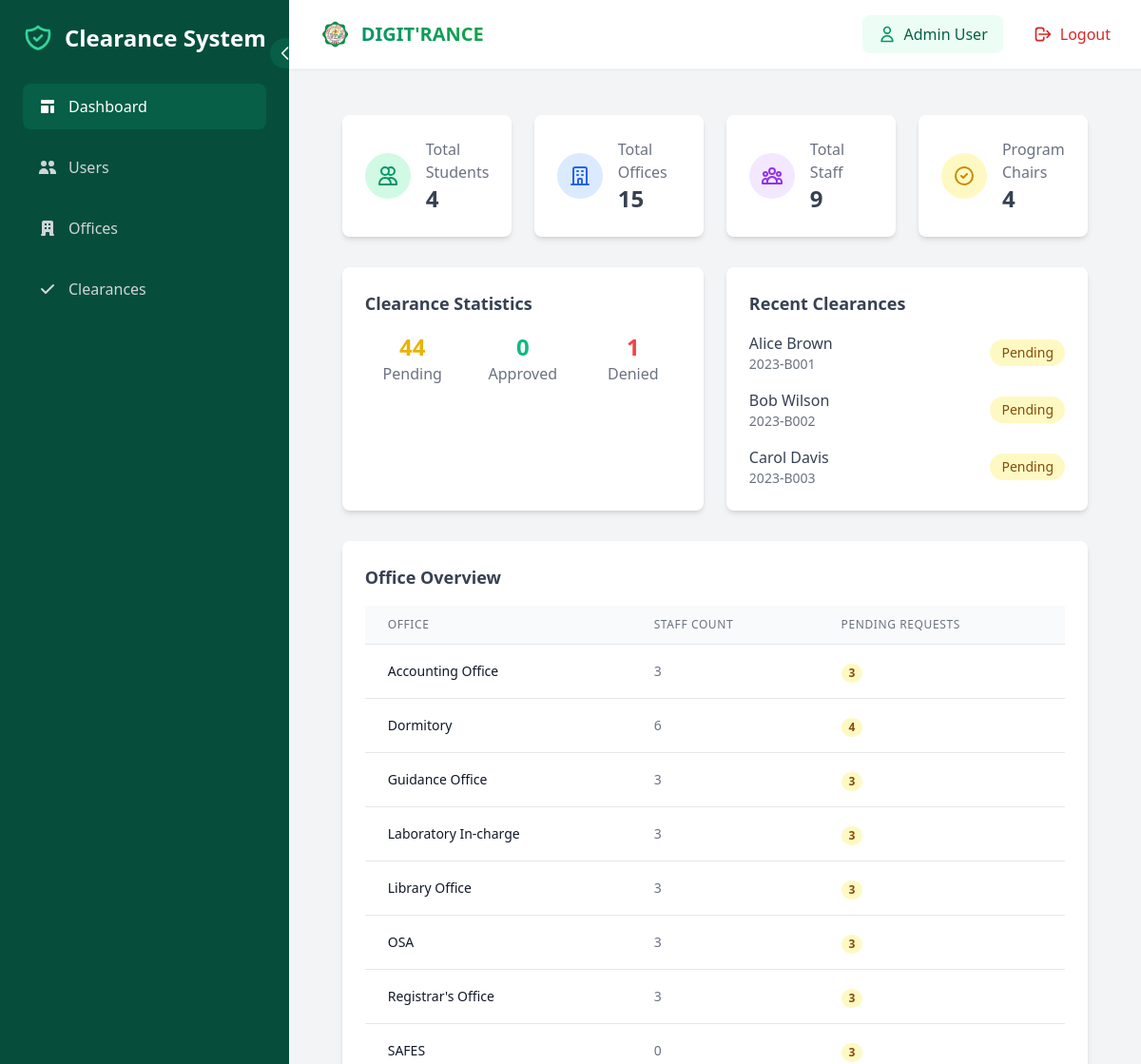
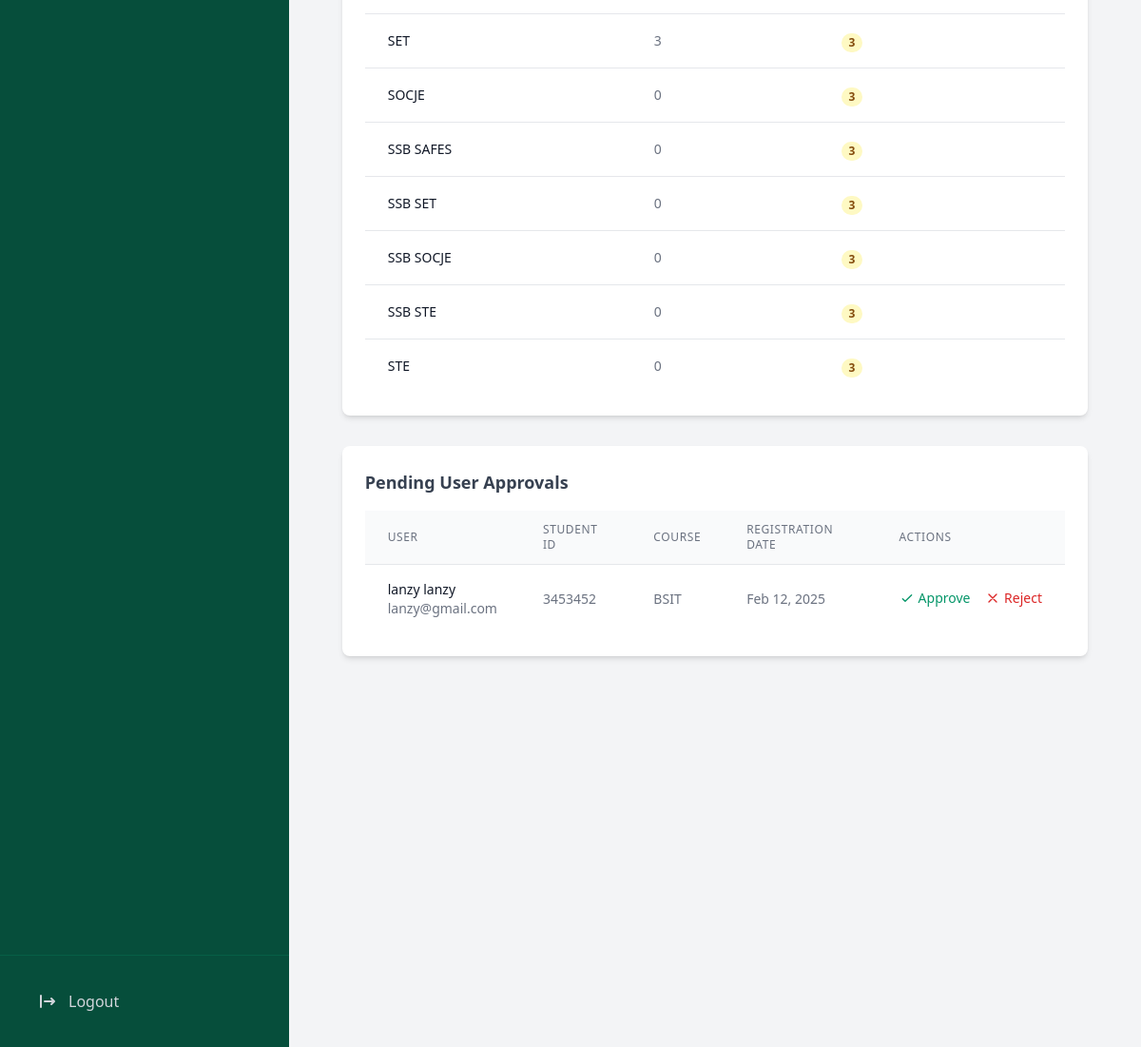
The page /dashboard/ (signed in) on the database its author committed (2 pictures, top to bottom).
### core/models.py (models this page shows, shortened)
class Clearance(models.Model):
    student = models.OneToOneField(Student, on_delete=models.CASCADE, related_name='clearance')
    is_cleared = models.BooleanField(default=False)
    cleared_date = models.DateTimeField(null=True, blank=True)
    program_chair_approved = models.BooleanField(default=False)

class Student(models.Model):
    COURSE_CHOICES = {
        'SET DEAN': [
            ('BSIT', 'Bachelor of Science in Information Technology'),
        ],
        'STE DEAN': [
            ('BPED', 'Bachelor in Physical Education'),
            ('BEED', 'Bachelor in Elementary Education'),
            ('BSED', 'Bachelor of Secondary Education'),
            ('BAELS', 'Bachelor of Arts in English Language Studies'),
            ('BSMATH', 'Bachelor of Science in Mathematics'),
        ],
        'SOCJE DEAN': [
            ('BSCRIM', 'Bachelor of Science in Criminology'),
            ('BSISM', 'Bachelor of Science in Industrial Security Management'),
        ],
        'SAFES DEAN': [
            ('BSA', 'Bachelor of Science in Agriculture'),
            ('BSAES', 'Bachelor of Science in Agricultural Engineering Science'),
            ('BCF', 'Bachelor in Community Forestry'),
        ],
    }
    student_id = models.CharField(max_length=20, unique=True)
    user = models.OneToOneField(User, on_delete=models.CASCADE)
    course = models.CharField(max_length=255)
    year_level = models.IntegerField()
    is_boarder = models.BooleanField(default=False)
    created_at = models.DateTimeField(auto_now_add=True)
    program_chair = models.ForeignKey(ProgramChair, on_delete=models.SET_NULL, null=True, blank=True, related_name="students")
    dormitory_owner = models.ForeignKey(Staff, on_delete=models.SET_NULL, null=True, blank=True, related_name="students_dorm", limit_choices_to={'is_dormitory_owner': True})
    is_approved = models.BooleanField(default=False)
    approval_date = models.DateTimeField(null=True, blank=True)
    approval_admin = models.ForeignKey(User, on_delete=models.SET_NULL, null=True, blank=True, related_name='approved_students')
    @property
    def full_name(self):
            return self.user.get_full_name()

class Office(models.Model):
    OFFICE_TYPES = [
        ('SET', 'SET'),
        ('STE', 'STE'),
        ('SOCJE', 'SOCJE'),
        ('SAFES', 'SAFES'),
        ('SSB SET', 'SSB SET'),
        ('SSB STE', 'SSB STE'),
        ('SSB SOCJE', 'SSB SOCJE'),
        ('SSB SAFES', 'SSB SAFES'),
        ('OTHER', 'OTHER'),
    ]
    name = models.CharField(max_length=255, unique=True)
    office_type = models.CharField(max_length=50, choices=OFFICE_TYPES, default='OTHER')
    description = models.TextField(blank=True, null=True)
    created_at = models.DateTimeField(auto_now_add=True)

### core/views.py (the view)
# urls.py: path('dashboard/', views.admin_dashboard, name='admin_dashboard'),
@login_required
def admin_dashboard(request):
    if not request.user.is_staff:
        messages.error(request, 'You are not authorized to access the admin dashboard.')
        return redirect('login')
    pending_approvals = User.objects.filter(
        is_active=False,
        student__isnull=False,
        student__is_approved=False
    ).select_related('student')
    context = {
        'total_students': Student.objects.count(),
        'total_staff': Staff.objects.count(),
        'total_program_chairs': ProgramChair.objects.count(),
        'total_offices': Office.objects.count(),
        'pending_approvals': pending_approvals,
        'recent_clearances': Clearance.objects.select_related('student').order_by('-cleared_date')[:5],
        'clearance_stats': {
            'pending': ClearanceRequest.objects.filter(status='pending').count(),
            'approved': ClearanceRequest.objects.filter(status='approved').count(),
            'denied': ClearanceRequest.objects.filter(status='denied').count(),
        },
        'offices': Office.objects.annotate(
            staff_count=Count('staff'),
            pending_requests=Count('clearance_requests', filter=Q(clearance_requests__status='pending'))
        )
    }
    return render(request, 'admin/dashboard.html', context)

### templates/admin/dashboard.html (shortened to what this page needs)
{% extends 'admin/base_admin.html' %}
{% block admin_content %}
<div class="grid grid-cols-1 md:grid-cols-2 lg:grid-cols-4 gap-6 mb-8">
	<div class="bg-white rounded-lg shadow-md p-6">
		<div class="flex items-center">
			<div class="p-3 rounded-full bg-emerald-100">
				<svg class="w-6 h-6 text-emerald-600" fill="none" stroke="currentColor" viewBox="0 0 24 24">
					<path stroke-linecap="round" stroke-linejoin="round" stroke-width="2" d="M12 4.354a4 4 0 110 5.292M15 21H3v-1a6 6 0 0112 0v1zm0 0h6v-1a6 6 0 00-9-5.197M13 7a4 4 0 11-8 0 4 4 0 018 0z" />
				</svg>
			</div>
			<div class="ml-4">
				<p class="text-gray-500">Total Students</p>
				<p class="text-2xl font-semibold text-gray-700">{{ total_students }}</p>
			</div>
		</div>
	</div>
	<div class="bg-white rounded-lg shadow-md p-6">
		<div class="flex items-center">
			<div class="p-3 rounded-full bg-blue-100">
				<svg class="w-6 h-6 text-blue-600" fill="none" stroke="currentColor" viewBox="0 0 24 24">
					<path stroke-linecap="round" stroke-linejoin="round" stroke-width="2" d="M19 21V5a2 2 0 00-2-2H7a2 2 0 00-2 2v16m14 0h2m-2 0h-5m-9 0H3m2 0h5M9 7h1m-1 4h1m4-4h1m-1 4h1m-5 10v-5a1 1 0 011-1h2a1 1 0 011 1v5m-4 0h4" />
				</svg>
			</div>
			<div class="ml-4">
				<p class="text-gray-500">Total Offices</p>
				<p class="text-2xl font-semibold text-gray-700">{{ total_offices }}</p>
			</div>
		</div>
	</div>
	<div class="bg-white rounded-lg shadow-md p-6">
		<div class="flex items-center">
			<div class="p-3 rounded-full bg-purple-100">
			</div>
			<div class="ml-4">
				<p class="text-gray-500">Total Staff</p>
				<p class="text-2xl font-semibold text-gray-700">{{ total_staff }}</p>
			</div>
		</div>
	</div>
	<div class="bg-white rounded-lg shadow-md p-6">
		<div class="flex items-center">
			<div class="p-3 rounded-full bg-yellow-100">
				<svg class="w-6 h-6 text-yellow-600" fill="none" stroke="currentColor" viewBox="0 0 24 24">
					<path stroke-linecap="round" stroke-linejoin="round" stroke-width="2" d="M9 12l2 2 4-4m6 2a9 9 0 11-18 0 9 9 0 0118 0z" />
				</svg>
			</div>
			<div class="ml-4">
				<p class="text-gray-500">Program Chairs</p>
				<p class="text-2xl font-semibold text-gray-700">{{ total_program_chairs }}</p>
			</div>
		</div>
	</div>
</div>
<div class="grid grid-cols-1 lg:grid-cols-2 gap-6 mb-8">
	<div class="bg-white rounded-lg shadow-md p-6">
		<h2 class="text-lg font-semibold text-gray-700 mb-4">Clearance Statistics</h2>
		<div class="grid grid-cols-3 gap-4">
			<div class="text-center">
				<div class="text-2xl font-bold text-yellow-500">{{ clearance_stats.pending }}</div>
				<div class="text-gray-500">Pending</div>
			</div>
			<div class="text-center">
				<div class="text-2xl font-bold text-emerald-500">{{ clearance_stats.approved }}</div>
				<div class="text-gray-500">Approved</div>
			</div>
			<div class="text-center">
				<div class="text-2xl font-bold text-red-500">{{ clearance_stats.denied }}</div>
				<div class="text-gray-500">Denied</div>
			</div>
		</div>
	</div>
	<div class="bg-white rounded-lg shadow-md p-6">
		<h2 class="text-lg font-semibold text-gray-700 mb-4">Recent Clearances</h2>
		<div class="space-y-4">
			{% for clearance in recent_clearances %}
			<div class="flex items-center justify-between">
				<div>
					<p class="font-medium text-gray-700">{{ clearance.student.full_name }}</p>
					<p class="text-sm text-gray-500">{{ clearance.student.student_id }}</p>
				</div>
				<span class="px-3 py-1 text-sm rounded-full {% if clearance.cleared_date %}bg-emerald-100 text-emerald-800{% else %}bg-yellow-100 text-yellow-800{% endif %}">
					{% if clearance.cleared_date %}Cleared{% else %}Pending{% endif %}
				</span>
			</div>
			{% endfor %}
		</div>
	</div>
</div>
<div class="bg-white rounded-lg shadow-md p-6">
	<h2 class="text-lg font-semibold text-gray-700 mb-4">Office Overview</h2>
	<div class="overflow-x-auto">
		<table class="min-w-full divide-y divide-gray-200">
			<thead>
				<tr>
					<th class="px-6 py-3 bg-gray-50 text-left text-xs font-medium text-gray-500 uppercase tracking-wider">Office</th>
					<th class="px-6 py-3 bg-gray-50 text-left text-xs font-medium text-gray-500 uppercase tracking-wider">Staff Count</th>
					<th class="px-6 py-3 bg-gray-50 text-left text-xs font-medium text-gray-500 uppercase tracking-wider">Pending Requests</th>
				</tr>
			</thead>
			<tbody class="bg-white divide-y divide-gray-200">
				{% for office in offices %}
				<tr>
					<td class="px-6 py-4 whitespace-nowrap text-sm font-medium text-gray-900">{{ office.name }}</td>
					<td class="px-6 py-4 whitespace-nowrap text-sm text-gray-500">{{ office.staff_count }}</td>
					<td class="px-6 py-4 whitespace-nowrap">
						<span class="px-2 inline-flex text-xs leading-5 font-semibold rounded-full {% if office.pending_requests > 0 %}bg-yellow-100 text-yellow-800{% else %}bg-emerald-100 text-emerald-800{% endif %}">
							{{ office.pending_requests }}
						</span>
					</td>
				</tr>
				{% endfor %}
			</tbody>
		</table>
	</div>
</div>
<div class="bg-white rounded-lg shadow-md p-6 mt-8">
	<h2 class="text-lg font-semibold text-gray-700 mb-4">Pending User Approvals</h2>
	<div class="overflow-x-auto">
		<table class="min-w-full divide-y divide-gray-200">
			<thead>
				<tr>
					<th class="px-6 py-3 bg-gray-50 text-left text-xs font-medium text-gray-500 uppercase tracking-wider">User</th>
					<th class="px-6 py-3 bg-gray-50 text-left text-xs font-medium text-gray-500 uppercase tracking-wider">Student ID</th>
					<th class="px-6 py-3 bg-gray-50 text-left text-xs font-medium text-gray-500 uppercase tracking-wider">Course</th>
					<th class="px-6 py-3 bg-gray-50 text-left text-xs font-medium text-gray-500 uppercase tracking-wider">Registration Date</th>
					<th class="px-6 py-3 bg-gray-50 text-left text-xs font-medium text-gray-500 uppercase tracking-wider">Actions</th>
				</tr>
			</thead>
			<tbody class="bg-white divide-y divide-gray-200">
				{% for pending_user in pending_approvals %}
				<tr>
					<td class="px-6 py-4 whitespace-nowrap">
						<div class="flex items-center">
							<div>
								<div class="text-sm font-medium text-gray-900">
									{{ pending_user.get_full_name }}
								</div>
								<div class="text-sm text-gray-500">
									{{ pending_user.email }}
								</div>
							</div>
						</div>
					</td>
					<td class="px-6 py-4 whitespace-nowrap text-sm text-gray-500">
						{{ pending_user.student.student_id }}
					</td>
					<td class="px-6 py-4 whitespace-nowrap text-sm text-gray-500">
						{{ pending_user.student.course }}
					</td>
					<td class="px-6 py-4 whitespace-nowrap text-sm text-gray-500">
						{{ pending_user.date_joined|date:"M d, Y" }}
					</td>
					<td class="px-6 py-4 whitespace-nowrap text-sm font-medium">
						<form method="POST" action="{% url 'approve_user' pending_user.id %}" class="inline">
							<button type="submit" name="action" value="approve"
									class="text-emerald-600 hover:text-emerald-900 mr-3 inline-flex items-center">
								<svg class="w-4 h-4 mr-1" fill="none" stroke="currentColor" viewBox="0 0 24 24" xmlns="http://www.w3.org/2000/svg">
									<path stroke-linecap="round" stroke-linejoin="round" stroke-width="2" d="M5 13l4 4L19 7"></path>
								</svg>
								Approve
							</button>
						</form>
						<form method="POST" action="{% url 'reject_user' pending_user.id %}" class="inline">
							<button type="submit" name="action" value="reject"
									class="text-red-600 hover:text-red-900 inline-flex items-center">
								<svg class="w-4 h-4 mr-1" fill="none" stroke="currentColor" viewBox="0 0 24 24" xmlns="http://www.w3.org/2000/svg">
									<path stroke-linecap="round" stroke-linejoin="round" stroke-width="2" d="M6 18L18 6M6 6l12 12"></path>
								</svg>
								Reject
							</button>
						</form>
					</td>
				</tr>
				{% empty %}
				<tr>
					<td colspan="5" class="px-6 py-4 text-center text-sm text-gray-500">
						No pending approvals
					</td>
				</tr>
				{% endfor %}
			</tbody>
		</table>
	</div>
</div>
{% endblock %}

### templates/components/navbar.html (shortened to what this page needs)
{% load static %}
<header class="bg-white shadow-sm p-4 flex justify-between items-center border-b border-gray-100 sticky top-0 z-50">
    <div class="flex items-center">
        <h1 class="text-xl font-bold flex items-center ml-4 text-gray-800">
            <a href="{% url 'home' %}" class="flex items-center group">
                <img src="{% static 'img/permit_logo.png' %}" alt="JHCSC Logo" class="h-8 w-8 mr-3">
                <span class="text-gradient bg-clip-text text-transparent bg-gradient-to-r from-emerald-600 to-green-600 group-hover:from-emerald-700 group-hover:to-green-700 transition-all">
                </span>
            </a>
        </h1>
    </div>
    <div class="flex items-center space-x-4">
        {% if user.is_authenticated %}
            <div class="flex items-center bg-emerald-50 px-4 py-2 rounded-lg">
                <svg class="w-5 h-5 text-emerald-600 mr-2" fill="none" stroke="currentColor" viewBox="0 0 24 24">
                    <path stroke-linecap="round" stroke-linejoin="round" stroke-width="2" d="M16 7a4 4 0 11-8 0 4 4 0 018 0zM12 14a7 7 0 00-7 7h14a7 7 0 00-7-7z"></path>
                </svg>
                <span class="text-emerald-800 font-medium">{{ user.get_full_name }}</span>
            </div>
            <form method="POST" action="{% url 'logout' %}">
                <button type="submit" class="flex items-center px-4 py-2 text-red-600 hover:bg-red-50 rounded-lg transition-all duration-200">
                    <svg class="w-5 h-5 mr-2" fill="none" stroke="currentColor" viewBox="0 0 24 24">
                        <path stroke-linecap="round" stroke-linejoin="round" stroke-width="2" d="M17 16l4-4m0 0l-4-4m4 4H7m6 4v1a3 3 0 01-3 3H6a3 3 0 01-3-3V7a3 3 0 013-3h4a3 3 0 013 3v1"></path>
                    </svg>
                    <span class="font-medium">Logout</span>
                </button>
            </form>
        {% endif %}
    </div>
</header>

### rows shown on the page
Clearance: student.full_name "Alice Brown", student.student_id "2023-B001", shows "Pending"
Clearance: student.full_name "Bob Wilson", student.student_id "2023-B002", shows "Pending"
Clearance: student.full_name "Carol Davis", student.student_id "2023-B003", shows "Pending"
Office: name "Accounting Office", staff_count "3", pending_requests "3"
Office: name "Dormitory", staff_count "6", pending_requests "4"
Office: name "Guidance Office", staff_count "3", pending_requests "3"
Office: name "Laboratory In-charge", staff_count "3", pending_requests "3"
Office: name "Library Office", staff_count "3", pending_requests "3"
Office: name "OSA", staff_count "3", pending_requests "3"
Office: name "Registrar's Office", staff_count "3", pending_requests "3"
Office: name "SAFES", staff_count "0", pending_requests "3"
Office: name "SET", staff_count "3", pending_requests "3"
Office: name "SOCJE", staff_count "0", pending_requests "3"
Office: name "SSB SAFES", staff_count "0", pending_requests "3"
Office: name "SSB SET", staff_count "0", pending_requests "3"
Office: name "SSB SOCJE", staff_count "0", pending_requests "3"
Office: name "SSB STE", staff_count "0", pending_requests "3"
Office: name "STE", staff_count "0", pending_requests "3"

### other values the page prints
{{ user.get_full_name }} "Admin User"
{{ total_students }} "4"
{{ total_offices }} "15"
{{ total_staff }} "9"
{{ total_program_chairs }} "4"
{{ clearance_stats.pending }} "44"
{{ clearance_stats.approved }} "0"
{{ clearance_stats.denied }} "1"
{{ pending_user.get_full_name }} "lanzy lanzy"
{{ pending_user.email }} "lanzy@gmail.com"
{{ pending_user.student.student_id }} "3453452"
{{ pending_user.student.course }} "BSIT"
{{ pending_user.date_joined|date:"M d, Y" }} "Feb 12, 2025"
